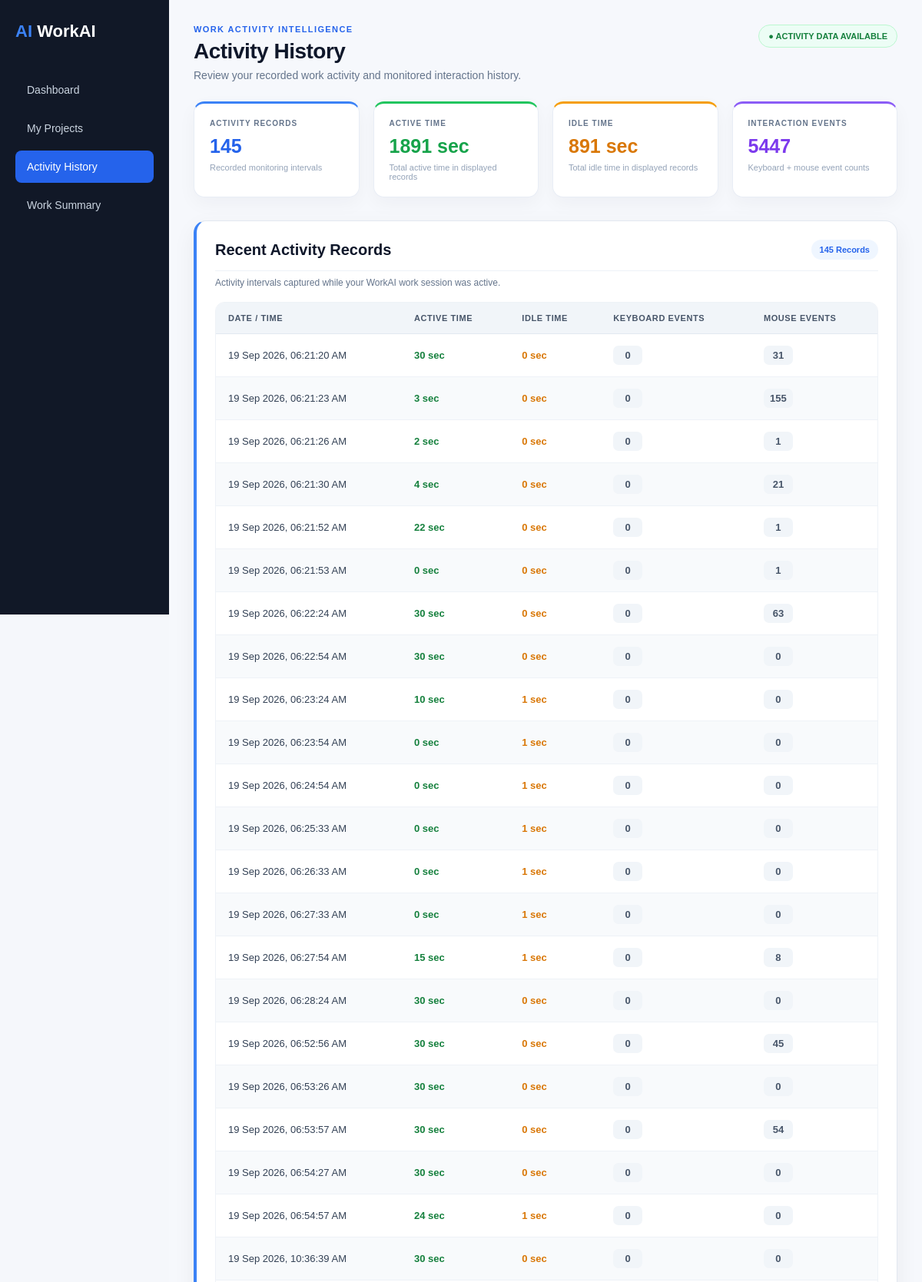
Page /employee/activity-history (signed in, upper part) on the committed database.
### models/activity.py (models this page shows)
class ActivityLog(db.Model):
    __tablename__ = "activity_logs"
    id = db.Column(db.Integer, primary_key=True)
    employee_id = db.Column(
        db.Integer,
        db.ForeignKey("users.id"),
        nullable=False
    )
    session_id = db.Column(
        db.Integer,
        db.ForeignKey("work_sessions.id"),
        nullable=False
    )
    timestamp = db.Column(
        db.DateTime,
        nullable=False,
        default=db.func.current_timestamp()
    )
    active_seconds = db.Column(
        db.Integer,
        nullable=False,
        default=0
    )
    idle_seconds = db.Column(
        db.Integer,
        nullable=False,
        default=0
    )
    keyboard_events = db.Column(
        db.Integer,
        nullable=False,
        default=0
    )
    mouse_events = db.Column(
        db.Integer,
        nullable=False,
        default=0
    )
    is_anomaly = db.Column(
        db.Boolean,
        nullable=False,
        default=False
    )
    anomaly_score = db.Column(
        db.Float,
        nullable=True
    )
    employee = db.relationship(
        "User",
        backref=db.backref("activity_logs", lazy=True)
    )
    session = db.relationship(
        "WorkSession",
        backref=db.backref(
            "activity_logs",
            lazy=True,
            cascade="all, delete-orphan"
        )
    )

### routes/dashboard.py (the view)
@dashboard_bp.route("/employee/activity-history")
@login_required
@role_required("employee")
def employee_activity_history():
    from models.activity import ActivityLog
    activities = ActivityLog.query.filter_by(
        employee_id=current_user.id
    ).all()
    return render_template(
        "employee_activity_history.html",
        activities=activities
    )

### app.py (called while the page is built)
def create_app():
    app = Flask(__name__)
    app.config.from_object(Config)
    db.init_app(app)
    app.register_blueprint(auth_bp)
    app.register_blueprint(dashboard_bp)
    app.register_blueprint(assistant_bp)
    login_manager = LoginManager()
    login_manager.init_app(app)
    login_manager.login_view = "auth.login"
    login_manager.login_message_category = "warning"
    @login_manager.user_loader
    def load_user(user_id):
        return db.session.get(User, int(user_id))
    @app.route("/")
    def home():
        return redirect(url_for("auth.login"))
    with app.app_context():
        db.create_all()
    return app

### routes/dashboard.py (called while the page is built)
def role_required(role):
    def decorator(function):
        @wraps(function)
        def wrapped_function(*args, **kwargs):
            if current_user.role != role:
                flash("You are not authorized to access this page.", "danger")
                return redirect(url_for("dashboard.employee_dashboard"))
            return function(*args, **kwargs)
        return wrapped_function
    return decorator

### templates/employee_activity_history.html (shortened to what this page needs)
<!DOCTYPE html>
<html lang="en">
<head>
</head>
<body>
<aside class="sidebar">
    <div class="brand">
        <span>AI</span> WorkAI
    </div>
    <a class="nav-item"
       href="{{ url_for('dashboard.employee_dashboard') }}">
        Dashboard
    </a>
    <a class="nav-item"
       href="{{ url_for('dashboard.employee_projects') }}">
        My Projects
    </a>
    <a class="nav-item active"
       href="{{ url_for('dashboard.employee_activity_history') }}">
        Activity History
    </a>
    <a class="nav-item"
       href="{{ url_for('dashboard.employee_work_summary') }}">
        Work Summary
    </a>
</aside>
<main class="main activity-history-page">
    <div class="page-header">
        <div>
            <div class="eyebrow">
                WORK ACTIVITY INTELLIGENCE
            </div>
            <h1>Activity History</h1>
            <p class="subtitle">
                Review your recorded work activity and monitored interaction history.
            </p>
        </div>
        <div class="monitoring-badge">
            ● ACTIVITY DATA AVAILABLE
        </div>
    </div>
    {% set totals = namespace(
        active=0,
        idle=0,
        keyboard=0,
        mouse=0
    ) %}
    {% for activity in activities %}
        {% set totals.active = totals.active + (activity.active_seconds or 0) %}
        {% set totals.idle = totals.idle + (activity.idle_seconds or 0) %}
        {% set totals.keyboard = totals.keyboard + (activity.keyboard_events or 0) %}
        {% set totals.mouse = totals.mouse + (activity.mouse_events or 0) %}
    {% endfor %}
    <section class="summary-grid">
        <div class="summary-card">
            <div class="summary-label">ACTIVITY RECORDS</div>
            <div class="summary-value blue-value">
                {{ activities|length }}
            </div>
            <div class="summary-note">
                Recorded monitoring intervals
            </div>
        </div>
        <div class="summary-card">
            <div class="summary-label">ACTIVE TIME</div>
            <div class="summary-value">
                {{ totals.active }} sec
            </div>
            <div class="summary-note">
                Total active time in displayed records
            </div>
        </div>
        <div class="summary-card">
            <div class="summary-label">IDLE TIME</div>
            <div class="summary-value">
                {{ totals.idle }} sec
            </div>
            <div class="summary-note">
                Total idle time in displayed records
            </div>
        </div>
        <div class="summary-card">
            <div class="summary-label">INTERACTION EVENTS</div>
            <div class="summary-value">
                {{ totals.keyboard + totals.mouse }}
            </div>
            <div class="summary-note">
                Keyboard + mouse event counts
            </div>
        </div>
    </section>
    <section class="card">
        <div class="card-header">
            <h2>Recent Activity Records</h2>
            <div class="record-count">
                {{ activities|length }} Records
            </div>
        </div>
        <p class="card-description">
            Activity intervals captured while your WorkAI work session was active.
        </p>
        <div class="table-wrap">
            <table>
                <thead>
                    <tr>
                        <th>Date / Time</th>
                        <th>Active Time</th>
                        <th>Idle Time</th>
                        <th>Keyboard Events</th>
                        <th>Mouse Events</th>
                    </tr>
                </thead>
                <tbody>
                {% for activity in activities %}
                    <tr>
                        <td>
                            {{ activity.timestamp.strftime('%d %b %Y, %I:%M:%S %p')
                               if activity.timestamp
                               else "-" }}
                        </td>
                        <td>
                            <span class="active-time">
                                {{ activity.active_seconds or 0 }} sec
                            </span>
                        </td>
                        <td>
                            <span class="idle-time">
                                {{ activity.idle_seconds or 0 }} sec
                            </span>
                        </td>
                        <td>
                            <span class="event-value">
                                {{ activity.keyboard_events or 0 }}
                            </span>
                        </td>
                        <td>
                            <span class="event-value">
                                {{ activity.mouse_events or 0 }}
                            </span>
                        </td>
                    </tr>
                {% else %}
                    <tr>
                        <td colspan="5" class="empty">
                            No activity history has been recorded yet.
                        </td>
                    </tr>
                {% endfor %}
                </tbody>
            </table>
        </div>
    </section>
</main>
</body>
</html>

### rows in the picture
ActivityLog: timestamp "19 Sep 2026, 06:21:20 AM", active_seconds "30", idle_seconds "0", keyboard_events "0", mouse_events "31"
ActivityLog: timestamp "19 Sep 2026, 06:21:23 AM", active_seconds "3", idle_seconds "0", keyboard_events "0", mouse_events "155"
ActivityLog: timestamp "19 Sep 2026, 06:21:26 AM", active_seconds "2", idle_seconds "0", keyboard_events "0", mouse_events "1"
ActivityLog: timestamp "19 Sep 2026, 06:21:30 AM", active_seconds "4", idle_seconds "0", keyboard_events "0", mouse_events "21"
ActivityLog: timestamp "19 Sep 2026, 06:21:52 AM", active_seconds "22", idle_seconds "0", keyboard_events "0", mouse_events "1"
ActivityLog: timestamp "19 Sep 2026, 06:21:53 AM", active_seconds "0", idle_seconds "0", keyboard_events "0", mouse_events "1"
ActivityLog: timestamp "19 Sep 2026, 06:22:24 AM", active_seconds "30", idle_seconds "0", keyboard_events "0", mouse_events "63"
ActivityLog: timestamp "19 Sep 2026, 06:22:54 AM", active_seconds "30", idle_seconds "0", keyboard_events "0", mouse_events "0"
ActivityLog: timestamp "19 Sep 2026, 06:23:24 AM", active_seconds "10", idle_seconds "1", keyboard_events "0", mouse_events "0"
ActivityLog: timestamp "19 Sep 2026, 06:23:54 AM", active_seconds "0", idle_seconds "1", keyboard_events "0", mouse_events "0"
ActivityLog: timestamp "19 Sep 2026, 06:24:54 AM", active_seconds "0", idle_seconds "1", keyboard_events "0", mouse_events "0"
ActivityLog: timestamp "19 Sep 2026, 06:25:33 AM", active_seconds "0", idle_seconds "1", keyboard_events "0", mouse_events "0"
ActivityLog: timestamp "19 Sep 2026, 06:26:33 AM", active_seconds "0", idle_seconds "1", keyboard_events "0", mouse_events "0"
ActivityLog: timestamp "19 Sep 2026, 06:27:33 AM", active_seconds "0", idle_seconds "1", keyboard_events "0", mouse_events "0"
ActivityLog: timestamp "19 Sep 2026, 06:27:54 AM", active_seconds "15", idle_seconds "1", keyboard_events "0", mouse_events "8"
ActivityLog: timestamp "19 Sep 2026, 06:28:24 AM", active_seconds "30", idle_seconds "0", keyboard_events "0", mouse_events "0"
ActivityLog: timestamp "19 Sep 2026, 06:52:56 AM", active_seconds "30", idle_seconds "0", keyboard_events "0", mouse_events "45"
ActivityLog: timestamp "19 Sep 2026, 06:53:26 AM", active_seconds "30", idle_seconds "0", keyboard_events "0", mouse_events "0"
ActivityLog: timestamp "19 Sep 2026, 06:53:57 AM", active_seconds "30", idle_seconds "0", keyboard_events "0", mouse_events "54"
ActivityLog: timestamp "19 Sep 2026, 06:54:27 AM", active_seconds "30", idle_seconds "0", keyboard_events "0", mouse_events "0"
ActivityLog: timestamp "19 Sep 2026, 06:54:57 AM", active_seconds "24", idle_seconds "1", keyboard_events "0", mouse_events "0"
ActivityLog: timestamp "19 Sep 2026, 10:36:39 AM", active_seconds "30", idle_seconds "0", keyboard_events "0", mouse_events "0"

### other values in the picture
{{ activities|length }} "145"
{{ totals.active }} "1891"
{{ totals.idle }} "891"
{{ totals.keyboard + totals.mouse }} "5447"
